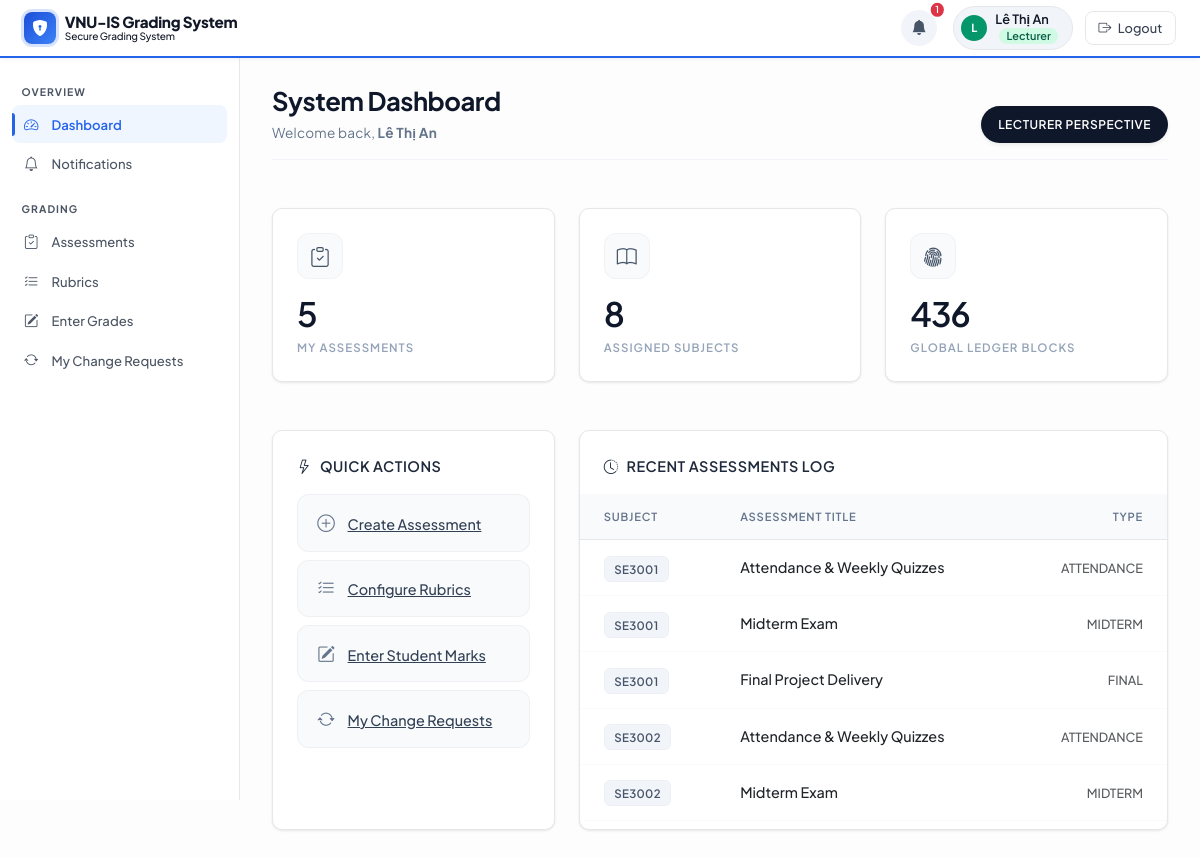
Page /index.php?page=dashboard (signed in) on the committed database.
### tables this page shows
CREATE TABLE `assessments` (
  `id` int(11) NOT NULL,
  `subject_id` int(11) NOT NULL,
  `lecturer_id` int(11) NOT NULL,
  `name` varchar(255) NOT NULL,
  `type` varchar(50) NOT NULL DEFAULT 'attendance',
  `weight` decimal(5,2) NOT NULL DEFAULT 0.00,
  `max_score` decimal(5,2) NOT NULL DEFAULT 100.00,
  `semester` varchar(50) NOT NULL DEFAULT '2024-1',
  `created_at` timestamp NOT NULL DEFAULT current_timestamp()
);

CREATE TABLE `subjects` (
  `id` int(11) NOT NULL,
  `program_id` int(11) NOT NULL,
  `code` varchar(50) NOT NULL,
  `name` varchar(255) NOT NULL,
  `credits` int(11) NOT NULL DEFAULT 3,
  `created_at` timestamp NOT NULL DEFAULT current_timestamp(),
  `lecturer_id` int(11) DEFAULT NULL
);

### includes/core.php (called while the page is built, shortened)
<?php
require_once __DIR__ . '/../classes/database.php';
function db(): PDO {
    return Database::getInstance()->pdo;
}
function qAll(string $sql, array $p = []): array {
    $s = db()->prepare($sql); $s->execute($p); return $s->fetchAll();
}
function qOne(string $sql, array $p = []) {
    $s = db()->prepare($sql); $s->execute($p); return $s->fetch();
}
function role(): ?string     { return $_SESSION['role'] ?? null; }
function uid(): int          { return (int)($_SESSION['user_id'] ?? 0); }
function fullName(): string  { return $_SESSION['full_name'] ?? ''; }

### classes/database.php (called while the page is built, shortened)
<?php
class Database {
    private static $instance = null;
    private $pdo;
    private function __construct() {
        try {
            $dsn = "mysql:host=" . DB_HOST . ";dbname=" . DB_NAME . ";charset=" . DB_CHARSET;
            $this->pdo = new PDO($dsn, DB_USER, DB_PASS, [
                PDO::ATTR_ERRMODE            => PDO::ERRMODE_EXCEPTION,
                PDO::ATTR_DEFAULT_FETCH_MODE => PDO::FETCH_ASSOC,
                PDO::ATTR_EMULATE_PREPARES   => false,
            ]);
        } catch (PDOException $e) {
            die("Database connection failed: " . $e->getMessage());
        }
    }
    public static function getInstance() {
        if (self::$instance === null) {
            self::$instance = new Database();
        }
        return self::$instance;
    }
    public function __get($name) {
        if ($name === 'pdo') return $this->pdo;
        return null;
    }
}

### view/dashboard.php (the view, shortened to what this page needs)
<?php
function pageDASHBOARD(array $data = []): void {
    extract($data);
    $r = role(); $u = uid();
    echo "<div class='d-flex justify-content-between align-items-end mb-5 pb-3 border-bottom' style='border-color: #f1f5f9 !important;'>";
    echo "<div><h4 class='mb-1 page-title'>System Dashboard</h4>";
    echo "<span class='page-subtitle'>Welcome back, <strong>".h(fullName())."</strong></span></div>";
    echo "<span class='luxury-badge badge-view shadow-sm'>".h($r)." perspective</span></div>";
    if ($r === 'admin') {
        $stats = [
            ['icon' => 'people',         'val' => $totalUsers,    'label' => 'Total Users'],
            ['icon' => 'book',           'val' => $totalSubjects, 'label' => 'Subjects'],
            ['icon' => 'bullseye',       'val' => $totalPlos,     'label' => 'Program PLOs'],
            ['icon' => 'diagram-3',      'val' => $totalClos,     'label' => 'Course CLOs'],
            ['icon' => 'fingerprint',    'val' => $totalLedger,   'label' => 'Ledger Logs'],
            ['icon' => 'shield-check',   'val' => $totalAssess,   'label' => 'Assessments'],
        ];
        echo "<div class='row g-4 mb-5'>";
        foreach ($stats as $s) {
            echo "<div class='col-6 col-md-2'>";
            echo "<div class='card luxury-card p-4 h-100'>";
            echo "<div class='luxury-icon-box'><i class='bi bi-{$s['icon']}'></i></div>";
            echo "<div class='stat-value'>{$s['val']}</div>";
            echo "<div class='stat-label'>{$s['label']}</div>";
            echo "</div></div>";
        }
        echo "</div>";
        echo "<div class='row g-4'>";
        echo "<div class='col-md-4'><div class='card luxury-card h-100'><div class='luxury-header'><i class='bi bi-mortarboard me-2'></i>Academic Structure</div><div class='card-body d-flex flex-column gap-2 p-4 pt-0'>";
        foreach ([['programs','mortarboard','Degree Programs'],['subjects','book','Manage Subjects'],['plos','bullseye','Program PLOs'],['clos','diagram-3','Course CLOs'],['clo_matrix','grid-3x3','CLO-PLO Mapping']] as $b) {
            echo "<a href='index.php?page={$b[0]}' class='luxury-action-btn'><span class='fw-medium'><i class='bi bi-{$b[1]} btn-icon'></i>{$b[2]}</span><i class='bi bi-chevron-right arrow-icon'></i></a>";
        }
        echo "</div></div></div>";
        echo "<div class='col-md-4'><div class='card luxury-card h-100'><div class='luxury-header'><i class='bi bi-people me-2'></i>Identity & Access</div><div class='card-body d-flex flex-column gap-2 p-4 pt-0'>";
        echo "<a href='index.php?page=users' class='luxury-action-btn'><span class='fw-medium'><i class='bi bi-person-gear btn-icon'></i>User Accounts</span><i class='bi bi-chevron-right arrow-icon'></i></a>";
        echo "<a href='index.php?page=enrollments' class='luxury-action-btn'><span class='fw-medium'><i class='bi bi-person-check btn-icon'></i>Course Enrollments</span><i class='bi bi-chevron-right arrow-icon'></i></a>";
        echo "</div></div></div>";
        echo "<div class='col-md-4'><div class='card luxury-card h-100'><div class='luxury-header'><i class='bi bi-shield-lock me-2'></i>Data Integrity</div><div class='card-body d-flex flex-column gap-2 p-4 pt-0'>";
        echo "<a href='index.php?page=ledger' class='luxury-action-btn'><span class='fw-medium'><i class='bi bi-fingerprint btn-icon'></i>Cryptographic Ledger</span><i class='bi bi-chevron-right arrow-icon'></i></a>";
        echo "<a href='index.php?page=verify_ledger' class='luxury-action-btn'><span class='fw-medium'><i class='bi bi-shield-check btn-icon'></i>Verify Ledger Blocks</span><i class='bi bi-chevron-right arrow-icon'></i></a>";
        echo "<a href='index.php?page=audit_logs' class='luxury-action-btn'><span class='fw-medium'><i class='bi bi-journal-text btn-icon'></i>System Audit Logs</span><i class='bi bi-chevron-right arrow-icon'></i></a>";
        $pendingBadge = (isset($pendingCount) && $pendingCount > 0) ? " <span class='badge bg-danger ms-1' style='font-size:0.6rem;'>{$pendingCount}</span>" : '';
        echo "<a href='index.php?page=grade_requests' class='luxury-action-btn'><span class='fw-medium'><i class='bi bi-arrow-repeat btn-icon'></i>Grade Change Requests{$pendingBadge}</span><i class='bi bi-chevron-right arrow-icon'></i></a>";
        echo "</div></div></div></div>";
    }
    elseif ($r === 'lecturer') {
        $myAssess = $myAssess ?? [];
        $mySubjCount = $mySubjCount ?? 0;
        echo "<div class='row g-4 mb-5'>";
        foreach ([
            ['clipboard-check', count($myAssess), 'My Assessments'],
            ['book',            $mySubjCount,     'Assigned Subjects'],
            ['fingerprint',     $totalLedger,     'Global Ledger Blocks'],
        ] as $s) {
            echo "<div class='col-md-4'>";
            echo "<div class='card luxury-card p-4 h-100'>";
            echo "<div class='luxury-icon-box'><i class='bi bi-{$s[0]}'></i></div>";
            echo "<div class='stat-value'>{$s[1]}</div>";
            echo "<div class='stat-label'>{$s[2]}</div>";
            echo "</div></div>";
        }
        echo "</div>";
        echo "<div class='row g-4'>";
        echo "<div class='col-md-4'><div class='card luxury-card h-100'><div class='luxury-header'><i class='bi bi-lightning me-2'></i>Quick Actions</div><div class='card-body d-flex flex-column gap-2 p-4 pt-0'>";
        foreach ([['assessments','plus-circle','Create Assessment'],['rubrics','list-check','Configure Rubrics'],['grade','pencil-square','Enter Student Marks'],['my_requests','arrow-repeat','My Change Requests']] as $b) {
            echo "<a href='index.php?page={$b[0]}' class='luxury-action-btn'><span class='fw-medium'><i class='bi bi-{$b[1]} btn-icon'></i>{$b[2]}</span><i class='bi bi-chevron-right arrow-icon'></i></a>";
        }
        echo "</div></div></div>";
        echo "<div class='col-md-8'><div class='card luxury-card h-100'><div class='luxury-header'><i class='bi bi-clock-history me-2'></i>Recent Assessments Log</div><div class='card-body p-0 pb-2'>";
        echo "<div class='table-responsive'><table class='table luxury-table mb-0'><thead><tr><th>Subject</th><th>Assessment Title</th><th class='text-end'>Type</th></tr></thead><tbody>";
        foreach ($myAssess as $a) {
            echo "<tr><td><span class='luxury-badge fw-semibold'>".h($a['sc'])."</span></td>";
            echo "<td class='fw-medium text-dark'>".h($a['name'])."</td>";
            echo "<td class='text-end'><span class='text-muted small fw-medium'>".strtoupper($a['type'])."</span></td></tr>";
        }
        echo "</tbody></table></div></div></div></div></div>";
    }
}

### includes/layout.php (style rules this page uses)
*, *::before, *::after { box-sizing: border-box; }
:root { --sidebar-bg: #ffffff; --sidebar-width: 240px; --navbar-h: 58px; --accent: #2563eb; --accent-hover: #1d4ed8; --accent-glow: rgba(37,99,235,.18); --surface: #ffffff; --surface-2: #f8fafc; --border: #e5e7eb; --text-main: #111827; --text-muted: #6b7280; --text-sidebar: #4b5563; --text-sidebar-active: #2563eb; --success: #10b981; --danger: #ef4444; --warning: #f59e0b; --info: #3b82f6; --radius: 10px; --shadow-sm: 0 1px 3px rgba(0,0,0,.06), 0 1px 2px rgba(0,0,0,.04); --shadow-md: 0 4px 16px rgba(0,0,0,.08); --shadow-lg: 0 10px 40px rgba(0,0,0,.10); --transition: all .18s ease; }
body { font-family: 'Inter', system-ui, sans-serif; background: var(--surface-2); color: var(--text-main); font-size: .875rem; line-height: 1.6; -webkit-font-smoothing: antialiased; }
.card { border: 1px solid var(--border) !important; border-radius: var(--radius) !important; box-shadow: var(--shadow-sm) !important; background: var(--surface); overflow: hidden; }
.card-body { padding: 1.1rem; }
.table { font-size: .84rem; }
.table th { font-size: .75rem; font-weight: 600; text-transform: uppercase; letter-spacing: .04em; color: var(--text-muted); background: #f9fafb; border-bottom: 1px solid var(--border) !important; padding: .65rem 1rem; }
.table td { padding: .65rem 1rem; border-color: #f3f4f6; vertical-align: middle; }

### view/dashboard.php (style rules this page uses)
body { background: #fdfdfd !important; color: #0f172a; font-family: 'Plus Jakarta Sans', sans-serif !important; }
.page-title { font-weight: 700; font-size: 1.6rem; letter-spacing: -0.5px; color: #0f172a; }
.page-subtitle { font-size: 0.85rem; color: #64748b; letter-spacing: 0.2px; }
.luxury-card { background: #ffffff; border: 1px solid rgba(15, 23, 42, 0.05); border-radius: 16px; box-shadow: 0 1px 3px rgba(0,0,0,0.01), 0 10px 30px -5px rgba(15, 23, 42, 0.03); transition: all 0.4s cubic-bezier(0.16, 1, 0.3, 1); }
.luxury-icon-box { width: 46px; height: 46px; display: flex; align-items: center; justify-content: center; border-radius: 12px; background: #f8fafc; color: #475569; font-size: 1.25rem; border: 1px solid rgba(15, 23, 42, 0.03); transition: all 0.3s ease; }
.stat-value { font-size: 2.1rem; font-weight: 600; letter-spacing: -1px; color: #0f172a; line-height: 1.1; margin-top: 1rem; }
.stat-label { font-size: 0.72rem; font-weight: 600; text-transform: uppercase; letter-spacing: 1px; color: #94a3b8; margin-top: 0.4rem; }
.luxury-header { padding: 1.5rem 1.5rem 1rem 1.5rem; background: transparent; border-bottom: none; font-weight: 600; font-size: 0.9rem; letter-spacing: 0.5px; text-transform: uppercase; color: #1e293b; }
.luxury-action-btn { background: #f8fafc; border: 1px solid rgba(15, 23, 42, 0.04); color: #334155 !important; border-radius: 12px; padding: 0.85rem 1.2rem; font-weight: 500; font-size: 0.9rem; display: flex; align-items: center; justify-content: space-between; transition: all 0.3s cubic-bezier(0.16, 1, 0.3, 1); }
.luxury-action-btn i.btn-icon { font-size: 1.1rem; margin-right: 0.8rem; color: #64748b; transition: color 0.3s ease; }
.luxury-table th { background-color: #f8fafc !important; color: #64748b; font-weight: 600; text-transform: uppercase; font-size: 0.7rem; letter-spacing: 0.8px; padding: 0.85rem 1.5rem !important; border-bottom: 1px solid #f1f5f9; }
.luxury-table td { padding: 1rem 1.5rem !important; vertical-align: middle; color: #334155; font-size: 0.9rem; border-bottom: 1px solid #f8fafc; }
.luxury-badge { font-size: 0.72rem; font-weight: 500; letter-spacing: 0.3px; padding: 0.3rem 0.6rem; border-radius: 6px; background: #f1f5f9; color: #475569; border: 1px solid rgba(0,0,0,0.02); }
.luxury-badge.badge-view { padding: 0.5rem 1rem; border-radius: 30px; background: #0f172a; color: #ffffff; font-weight: 600; font-size: 0.75rem; text-transform: uppercase; letter-spacing: 0.5px; }

### rows in the picture
assessments: subject.code "SE3001", name "Attendance & Weekly Quizzes", type "ATTENDANCE"
assessments: subject.code "SE3001", name "Midterm Exam", type "MIDTERM"
assessments: subject.code "SE3001", name "Final Project Delivery", type "FINAL"
assessments: subject.code "SE3002", name "Attendance & Weekly Quizzes", type "ATTENDANCE"
assessments: subject.code "SE3002", name "Midterm Exam", type "MIDTERM"

### other values in the picture
APP_NAME "VNU-IS Grading System"
$unreadCount "1"
$initials "L"
$fn "Lê Thị An"
$r "Lecturer"
$label "Dashboard Notifications Assessments Rubrics Enter Grades My Change Requests"
fullName() "Lê Thị An"
$r "LECTURER"
$s[1] "5"
$s[2] "MY ASSESSMENTS"
$s[1] "8"
$s[2] "ASSIGNED SUBJECTS"
$s[1] "436"
$s[2] "GLOBAL LEDGER BLOCKS"
$b[2] "Create Assessment"
